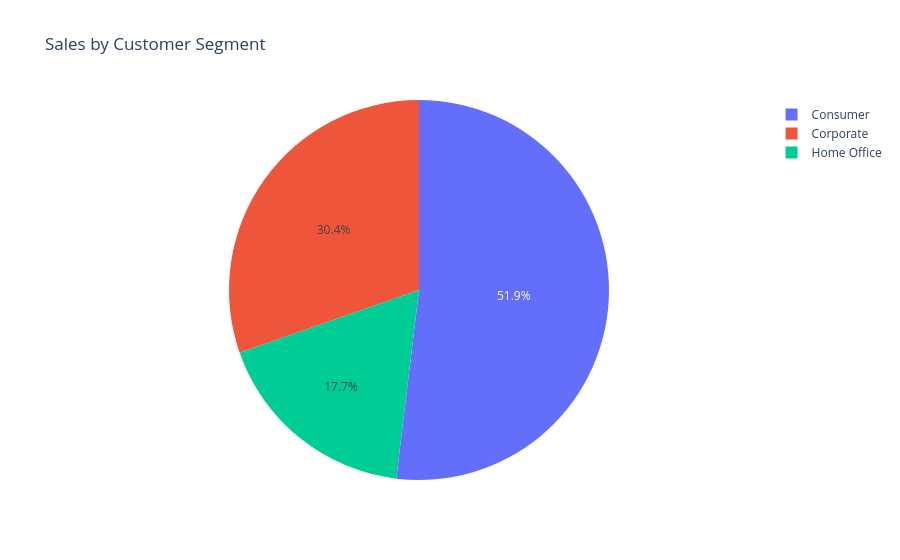

The code cell stored with this chart in its notebook:
### Code cell
fig = px.pie(
    segment_sales,
    names="customer_segment",
    values="sales",
    title="Sales by Customer Segment"
)

fig.show()

### Figure 1 — Plotly figure (JSON) as saved in the notebook; plotly's stock layout.template omitted (floating-point values rounded to 4 significant figures)
{"data": [{"domain": {"x": [0, 1], "y": [0, 1]}, "hovertemplate": "customer_segment=%{label}<br>sales=%{value}<extra></extra>", "labels": ["Consumer", "Corporate", "Home Office"], "legendgroup": "", "name": "", "showlegend": true, "type": "pie", "values": [19100000.0, 11170000.0, 6521000.0]}], "layout": {"legend": {"tracegroupgap": 0}, "title": {"text": "Sales by Customer Segment"}}}
